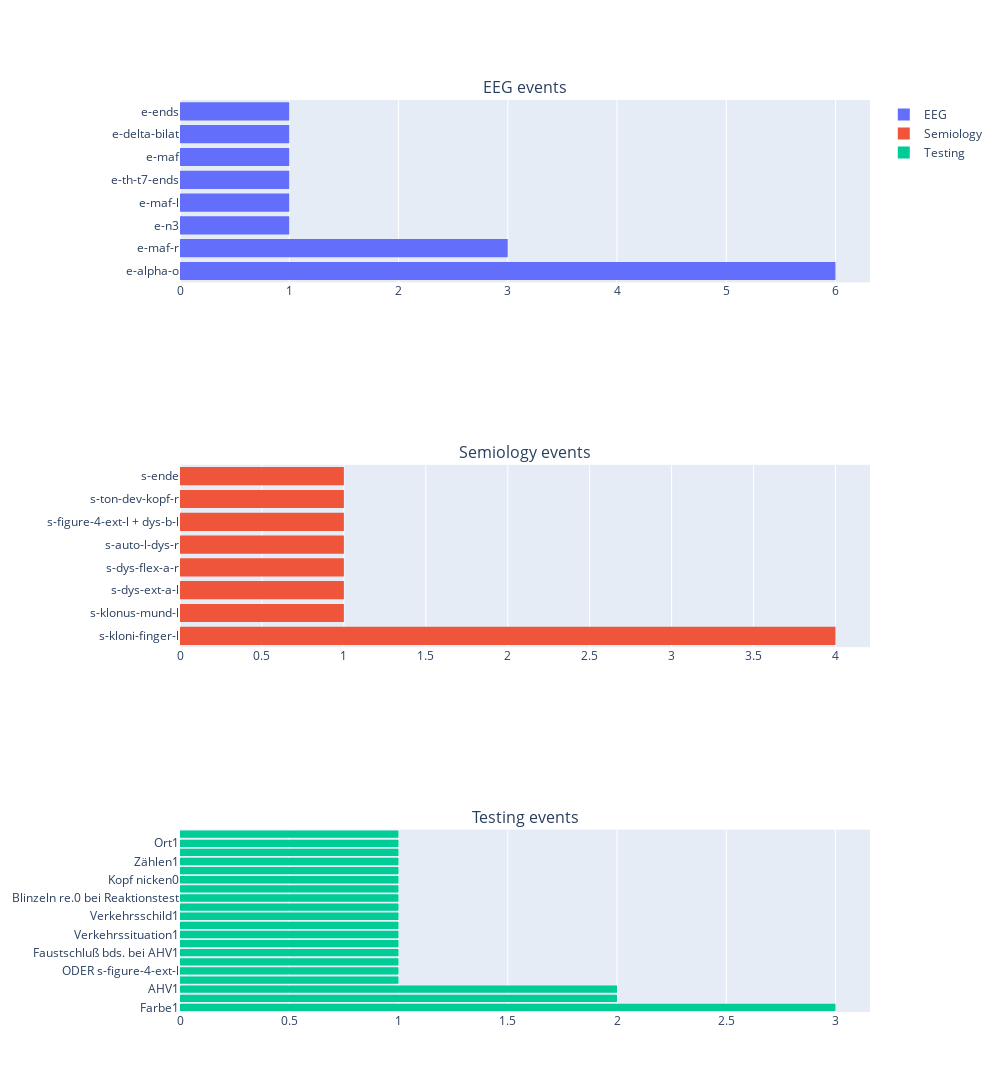

Write notebook code for a chart like this one.
### Code cell
def plot_interactive_eeg_and_semio(eeg=None, semio=None, test=None, source=None):
    fig = make_subplots(rows=1, cols=2, start_cell="top-left",
                        subplot_titles=("EEG events", "Semiology events"),
                        #row_width=[0.1, 0.1, 0.1],
                        horizontal_spacing=0.2
                        )
    # EEG
    fig.add_trace(go.Histogram(y=e_events["description"], 
                        histfunc="count",
                        orientation="h",
                        name="EEG"),
                    row=1, col=1
                    )

    # Semio
    fig.add_trace(go.Histogram(y=s_events["description"], 
                        histfunc="count",
                        orientation="h",
                        name="Semiology"),
                    row=1, col=2
                    )    


    fig.update_yaxes(categoryorder="total descending")
    fig.update_layout(width=1100, height=800)
    return fig

plot_interactive_eventcounts(eeg=e_events, semio=s_events, test=t_events, source="Test")

### Figure 1 — Plotly figure (JSON) as saved in the notebook; plotly's stock layout.template omitted (floating-point values rounded to 4 significant figures)
{"data": [{"histfunc": "count", "name": "EEG", "orientation": "h", "type": "histogram", "xaxis": "x", "y": ["e-n3", "e-maf-r", "e-maf-l", "e-maf-r", "e-maf-r", "e-th-t7-ends", "e-maf", "e-delta-bilat", "e-alpha-o", "e-ends", "e-alpha-o", "e-alpha-o", "e-alpha-o", "e-alpha-o", "e-alpha-o"], "yaxis": "y"}, {"histfunc": "count", "name": "Semiology", "orientation": "h", "type": "histogram", "xaxis": "x2", "y": ["s-klonus-mund-l", "s-dys-ext-a-l", "s-dys-flex-a-r", "s-kloni-finger-l", "s-auto-l-dys-r", "s-figure-4-ext-l + dys-b-l", "s-ton-dev-kopf-r", "s-ende", "s-kloni-finger-l", "s-kloni-finger-l", "s-kloni-finger-l"], "yaxis": "y2"}, {"histfunc": "count", "name": "Testing", "orientation": "h", "type": "histogram", "xaxis": "x3", "y": ["* Teilstuck Nr.  1 *", "ODER s-figure-4-ext-l", "Name1", "Faustschluß bds. bei AHV1", "Verkehrsschild0", "Farbe1", "Verkehrssituation1", "Verkehrszeichen1", "Verkehrsschild1", "Blinzeln li.1 bei Reaktionstest", "Blinzeln re.0 bei Reaktionstest", "takt. Reiz1", "Kopf nicken0", "Farbe1", "Zunge1", "AHV0", "Zählen1", "AHV0", "Farbe1", "Merkworte nachsprechen1", "AHV1", "Ort1", "AHV1", "M0"], "yaxis": "y3"}], "layout": {"annotations": [{"font": {"size": 16}, "showarrow": false, "text": "EEG events", "x": 0.5, "xanchor": "center", "xref": "paper", "y": 1, "yanchor": "bottom", "yref": "paper"}, {"font": {"size": 16}, "showarrow": false, "text": "Semiology events", "x": 0.5, "xanchor": "center", "xref": "paper", "y": 0.6, "yanchor": "bottom", "yref": "paper"}, {"font": {"size": 16}, "showarrow": false, "text": "Testing events", "x": 0.5, "xanchor": "center", "xref": "paper", "y": 0.2, "yanchor": "bottom", "yref": "paper"}], "height": 1200, "width": 1000, "xaxis": {"anchor": "y", "domain": [0, 1]}, "xaxis2": {"anchor": "y2", "domain": [0, 1]}, "xaxis3": {"anchor": "y3", "domain": [0, 1]}, "yaxis": {"anchor": "x", "categoryorder": "total descending", "domain": [0.8, 1]}, "yaxis2": {"anchor": "x2", "categoryorder": "total descending", "domain": [0.4, 0.6]}, "yaxis3": {"anchor": "x3", "categoryorder": "total descending", "domain": [0, 0.2]}}}
